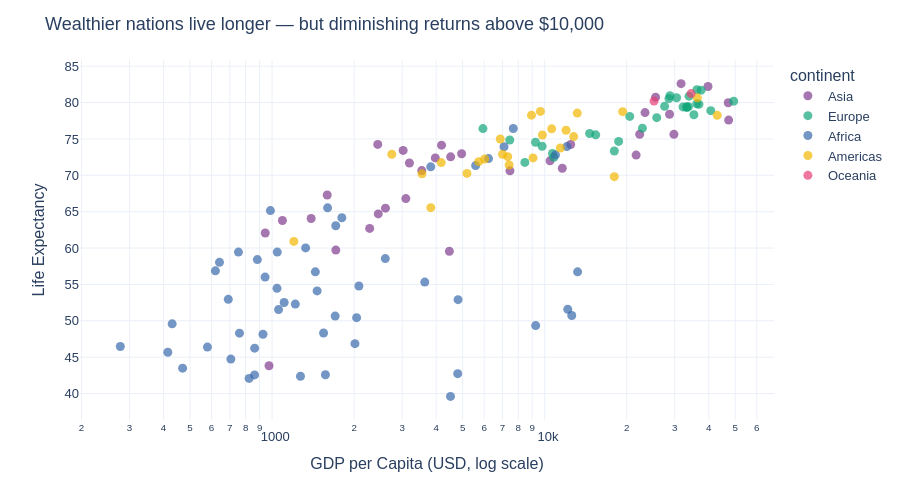

Notebook cell for this chart:
### Code cell
# Let's improve it further!!

fig = px.scatter(
    data_frame=df, x='gdpPercap', y='lifeExp',
    color='continent',                     
    hover_name='country',
    hover_data={'continent':False},
    log_x=True,                             # log scale: wealth is non-linear
    labels={'gdpPercap': 'GDP per Capita (USD, log scale)',
            'lifeExp': 'Life Expectancy'},
    color_discrete_sequence=px.colors.qualitative.Bold,
    template='plotly_white'
)
fig.update_layout(
    title='Wealthier nations live longer — but diminishing returns above $10,000',
    font=dict(family='Arial', size=13),
    height=500
)
fig.update_traces(marker=dict(size=9, opacity=0.7))
fig.show()

### Figure 1 — Plotly figure (JSON) as saved in the notebook; plotly's stock layout.template omitted (floating-point values rounded to 4 significant figures)
{"data": [{"customdata": [["Asia"], ["Asia"], ["Asia"], ["Asia"], ["Asia"], ["Asia"], ["Asia"], ["Asia"], ["Asia"], ["Asia"], ["Asia"], ["Asia"], ["Asia"], ["Asia"], ["Asia"], ["Asia"], ["Asia"], ["Asia"], ["Asia"], ["Asia"], ["Asia"], ["Asia"], ["Asia"], ["Asia"], ["Asia"], ["Asia"], ["Asia"], ["Asia"], ["Asia"], ["Asia"], ["Asia"], ["Asia"], ["Asia"]], "hovertemplate": "<b>%{hovertext}</b><br><br>GDP per Capita (USD, log scale)=%{x}<br>Life Expectancy=%{y}<extra></extra>", "hovertext": ["Afghanistan", "Bahrain", "Bangladesh", "Cambodia", "China", "Hong Kong, China", "India", "Indonesia", "Iran", "Iraq", "Israel", "Japan", "Jordan", "Korea, Dem. Rep.", "Korea, Rep.", "Kuwait", "Lebanon", "Malaysia", "Mongolia", "Myanmar", "Nepal", "Oman", "Pakistan", "Philippines", "Saudi Arabia", "Singapore", "Sri Lanka", "Syria", "Taiwan", "Thailand", "Vietnam", "West Bank and Gaza", "Yemen, Rep."], "legendgroup": "Asia", "marker": {"color": "rgb(127, 60, 141)", "opacity": 0.7, "size": 9, "symbol": "circle"}, "mode": "markers", "name": "Asia", "orientation": "v", "showlegend": true, "type": "scatter", "x": [974.6, 29800.0, 1391.0, 1714.0, 4959.0, 39720.0, 2452.0, 3541.0, 11610.0, 4471.0, 25520.0, 31660.0, 4519.0, 1593.0, 23350.0, 47310.0, 10460.0, 12450.0, 3096.0, 944.0, 1091.0, 22320.0, 2606.0, 3190.0, 21650.0, 47140.0, 3970.0, 4185.0, 28720.0, 7458.0, 2442.0, 3025.0, 2281.0], "xaxis": "x", "y": [43.83, 75.64, 64.06, 59.72, 72.96, 82.21, 64.7, 70.65, 70.96, 59.55, 80.75, 82.6, 72.53, 67.3, 78.62, 77.59, 71.99, 74.24, 66.8, 62.07, 63.78, 75.64, 65.48, 71.69, 72.78, 79.97, 72.4, 74.14, 78.4, 70.62, 74.25, 73.42, 62.7], "yaxis": "y"}, {"customdata": [["Europe"], ["Europe"], ["Europe"], ["Europe"], ["Europe"], ["Europe"], ["Europe"], ["Europe"], ["Europe"], ["Europe"], ["Europe"], ["Europe"], ["Europe"], ["Europe"], ["Europe"], ["Europe"], ["Europe"], ["Europe"], ["Europe"], ["Europe"], ["Europe"], ["Europe"], ["Europe"], ["Europe"], ["Europe"], ["Europe"], ["Europe"], ["Europe"], ["Europe"], ["Europe"]], "hovertemplate": "<b>%{hovertext}</b><br><br>GDP per Capita (USD, log scale)=%{x}<br>Life Expectancy=%{y}<extra></extra>", "hovertext": ["Albania", "Austria", "Belgium", "Bosnia and Herzegovina", "Bulgaria", "Croatia", "Czech Republic", "Denmark", "Finland", "France", "Germany", "Greece", "Hungary", "Iceland", "Ireland", "Italy", "Montenegro", "Netherlands", "Norway", "Poland", "Portugal", "Romania", "Serbia", "Slovak Republic", "Slovenia", "Spain", "Sweden", "Switzerland", "Turkey", "United Kingdom"], "legendgroup": "Europe", "marker": {"color": "rgb(17, 165, 121)", "opacity": 0.7, "size": 9, "symbol": "circle"}, "mode": "markers", "name": "Europe", "orientation": "v", "showlegend": true, "type": "scatter", "x": [5937.0, 36130.0, 33690.0, 7446.0, 10680.0, 14620.0, 22830.0, 35280.0, 33210.0, 30470.0, 32170.0, 27540.0, 18010.0, 36180.0, 40680.0, 28570.0, 9254.0, 36800.0, 49360.0, 15390.0, 20510.0, 10810.0, 9787.0, 18680.0, 25770.0, 28820.0, 33860.0, 37510.0, 8458.0, 33200.0], "xaxis": "x", "y": [76.42, 79.83, 79.44, 74.85, 73.0, 75.75, 76.49, 78.33, 79.31, 80.66, 79.41, 79.48, 73.34, 81.76, 78.89, 80.55, 74.54, 79.76, 80.2, 75.56, 78.1, 72.48, 74.0, 74.66, 77.93, 80.94, 80.88, 81.7, 71.78, 79.42], "yaxis": "y"}, {"customdata": [["Africa"], ["Africa"], ["Africa"], ["Africa"], ["Africa"], ["Africa"], ["Africa"], ["Africa"], ["Africa"], ["Africa"], ["Africa"], ["Africa"], ["Africa"], ["Africa"], ["Africa"], ["Africa"], ["Africa"], ["Africa"], ["Africa"], ["Africa"], ["Africa"], ["Africa"], ["Africa"], ["Africa"], ["Africa"], ["Africa"], ["Africa"], ["Africa"], ["Africa"], ["Africa"], ["Africa"], ["Africa"], ["Africa"], ["Africa"], ["Africa"], ["Africa"], ["Africa"], ["Africa"], ["Africa"], ["Africa"], ["Africa"], ["Africa"], ["Africa"], ["Africa"], ["Africa"], ["Africa"], ["Africa"], ["Africa"], ["Africa"], ["Africa"], ["Africa"], ["Africa"]], "hovertemplate": "<b>%{hovertext}</b><br><br>GDP per Capita (USD, log scale)=%{x}<br>Life Expectancy=%{y}<extra></extra>", "hovertext": ["Algeria", "Angola", "Benin", "Botswana", "Burkina Faso", "Burundi", "Cameroon", "Central African Republic", "Chad", "Comoros", "Congo, Dem. Rep.", "Congo, Rep.", "Cote d'Ivoire", "Djibouti", "Egypt", "Equatorial Guinea", "Eritrea", "Ethiopia", "Gabon", "Gambia", "Ghana", "Guinea", "Guinea-Bissau", "Kenya", "Lesotho", "Liberia", "Libya", "Madagascar", "Malawi", "Mali", "Mauritania", "Mauritius", "Morocco", "Mozambique", "Namibia", "Niger", "Nigeria", "Reunion", "Rwanda", "Sao Tome and Principe", "Senegal", "Sierra Leone", "Somalia", "South Africa", "Sudan", "Swaziland", "Tanzania", "Togo", "Tunisia", "Uganda", "Zambia", "Zimbabwe"], "legendgroup": "Africa", "marker": {"color": "rgb(57, 105, 172)", "opacity": 0.7, "size": 9, "symbol": "circle"}, "mode": "markers", "name": "Africa", "orientation": "v", "showlegend": true, "type": "scatter", "x": [6223.0, 4797.0, 1441.0, 12570.0, 1217.0, 430.1, 2042.0, 706.0, 1704.0, 986.1, 277.6, 3633.0, 1545.0, 2082.0, 5581.0, 12150.0, 641.4, 690.8, 13210.0, 752.7, 1328.0, 942.7, 579.2, 1463.0, 1569.0, 414.5, 12060.0, 1045.0, 759.3, 1043.0, 1803.0, 10960.0, 3820.0, 823.7, 4811.0, 619.7, 2014.0, 7670.0, 863.1, 1598.0, 1712.0, 862.5, 926.1, 9270.0, 2602.0, 4513.0, 1107.0, 883.0, 7093.0, 1056.0, 1271.0, 469.7], "xaxis": "x", "y": [72.3, 42.73, 56.73, 50.73, 52.3, 49.58, 50.43, 44.74, 50.65, 65.15, 46.46, 55.32, 48.33, 54.79, 71.34, 51.58, 58.04, 52.95, 56.73, 59.45, 60.02, 56.01, 46.39, 54.11, 42.59, 45.68, 73.95, 59.44, 48.3, 54.47, 64.16, 72.8, 71.16, 42.08, 52.91, 56.87, 46.86, 76.44, 46.24, 65.53, 63.06, 42.57, 48.16, 49.34, 58.56, 39.61, 52.52, 58.42, 73.92, 51.54, 42.38, 43.49], "yaxis": "y"}, {"customdata": [["Americas"], ["Americas"], ["Americas"], ["Americas"], ["Americas"], ["Americas"], ["Americas"], ["Americas"], ["Americas"], ["Americas"], ["Americas"], ["Americas"], ["Americas"], ["Americas"], ["Americas"], ["Americas"], ["Americas"], ["Americas"], ["Americas"], ["Americas"], ["Americas"], ["Americas"], ["Americas"], ["Americas"], ["Americas"]], "hovertemplate": "<b>%{hovertext}</b><br><br>GDP per Capita (USD, log scale)=%{x}<br>Life Expectancy=%{y}<extra></extra>", "hovertext": ["Argentina", "Bolivia", "Brazil", "Canada", "Chile", "Colombia", "Costa Rica", "Cuba", "Dominican Republic", "Ecuador", "El Salvador", "Guatemala", "Haiti", "Honduras", "Jamaica", "Mexico", "Nicaragua", "Panama", "Paraguay", "Peru", "Puerto Rico", "Trinidad and Tobago", "United States", "Uruguay", "Venezuela"], "legendgroup": "Americas", "marker": {"color": "rgb(242, 183, 1)", "opacity": 0.7, "size": 9, "symbol": "circle"}, "mode": "markers", "name": "Americas", "orientation": "v", "showlegend": true, "type": "scatter", "x": [12780.0, 3822.0, 9066.0, 36320.0, 13170.0, 7007.0, 9645.0, 8948.0, 6025.0, 6873.0, 5728.0, 5186.0, 1202.0, 3548.0, 7321.0, 11980.0, 2749.0, 9809.0, 4173.0, 7409.0, 19330.0, 18010.0, 42950.0, 10610.0, 11420.0], "xaxis": "x", "y": [75.32, 65.55, 72.39, 80.65, 78.55, 72.89, 78.78, 78.27, 72.23, 74.99, 71.88, 70.26, 60.92, 70.2, 72.57, 76.19, 72.9, 75.54, 71.75, 71.42, 78.75, 69.82, 78.24, 76.38, 73.75], "yaxis": "y"}, {"customdata": [["Oceania"], ["Oceania"]], "hovertemplate": "<b>%{hovertext}</b><br><br>GDP per Capita (USD, log scale)=%{x}<br>Life Expectancy=%{y}<extra></extra>", "hovertext": ["Australia", "New Zealand"], "legendgroup": "Oceania", "marker": {"color": "rgb(231, 63, 116)", "opacity": 0.7, "size": 9, "symbol": "circle"}, "mode": "markers", "name": "Oceania", "orientation": "v", "showlegend": true, "type": "scatter", "x": [34440.0, 25190.0], "xaxis": "x", "y": [81.23, 80.2], "yaxis": "y"}], "layout": {"font": {"family": "Arial", "size": 13}, "height": 500, "legend": {"title": {"text": "continent"}, "tracegroupgap": 0}, "margin": {"t": 60}, "title": {"text": "Wealthier nations live longer — but diminishing returns above $10,000"}, "xaxis": {"anchor": "y", "domain": [0, 1], "title": {"text": "GDP per Capita (USD, log scale)"}, "type": "log"}, "yaxis": {"anchor": "x", "domain": [0, 1], "title": {"text": "Life Expectancy"}}}}
